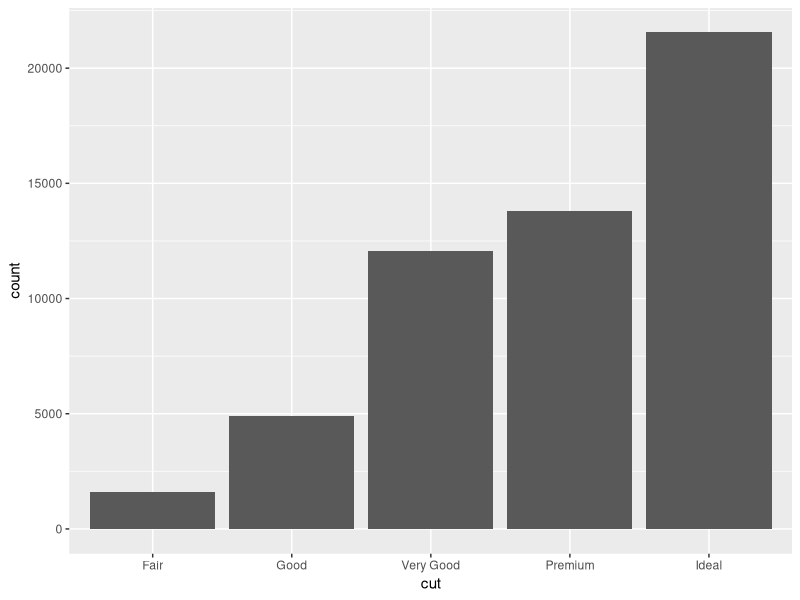
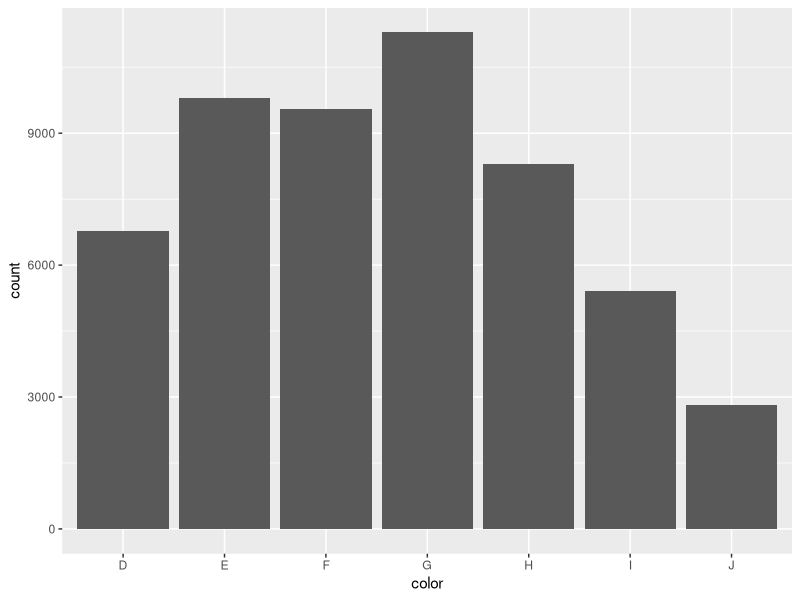
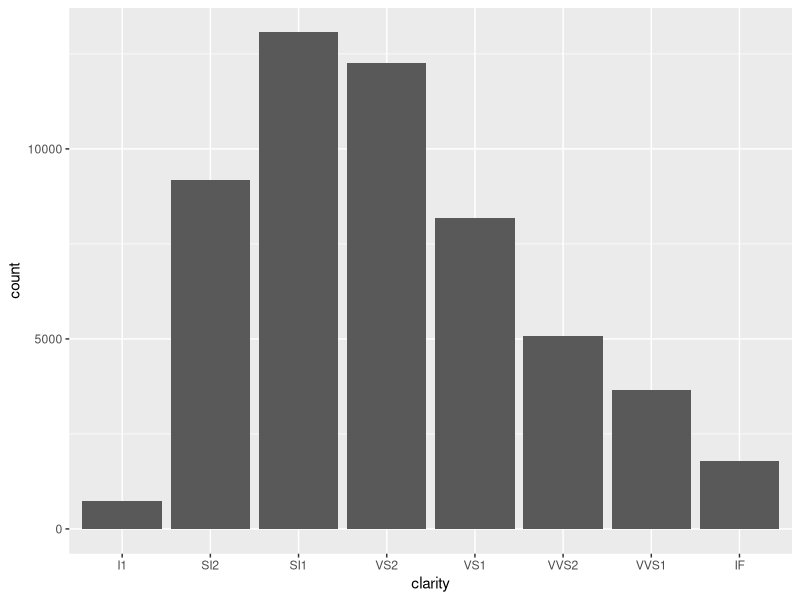

Source code (R) for these figures, in order: (Note: this script raises an error after producing the figures.)
#Nathan Mahler INFO 4130
#This EDA in general follows Def 3 where the goal of EDA is to facilitate a general
#understanding of the data. While Defs 1&2 presence are definitely felt I felt that Def 3 was the more overiding motivation here. 
#load needed packages and data
library(tidyverse)
#basic summary of data
summary(diamonds)
#see structure of data
str(diamonds)
#simple bar chart w/ cut
ggplot(data = diamonds) + 
  geom_bar(mapping=aes(x=cut))
#simple bar chart w/ color
ggplot(data = diamonds) + 
  geom_bar(mapping=aes(x=color))
#simple bar chart w/ clarity
ggplot(data = diamonds) + 
  geom_bar(mapping=aes(x=clarity))
# the distribution with clarity looks skewed. The data is definitely right-tailed.
#I1 data looks different, I will try to dive deeper into that area. 
#verify this with actual numbers
diamonds %>% count(clarity)
#First, I need to learn a little bit about diamond clarity.
# this site from the american gem society https://www.americangemsociety.org/page/clarityscale was useful.
#assign to an object
numberOfDiamondsPerClarityGroup <- diamonds %>% count(clarity)
numberOfDiamondsPerClarityGroup
#Isolate I1
I1NumberOfDiamondsPerClarityGroup <- numberOfDiamondsPerCarityGroup[1,]
#isolate and store info as data frame
dfnumberOfDiamondsPerClarityGroup <- as.data.frame(numberOfDiamondsPerClarityGroup[1,])
#Validate
dfnumberOfDiamondsPerClarityGroup
#The above lines of code, while not necessarily a part of my EDA were a good learning exercise.
#lines 14&15 showed the most interesting trend in my opinion (it was the trend about clarity).
#The below lines of code showed a different type of graph I had not used before so I wanted to run it.
smaller <- diamonds %>% 
  filter(carat < 3)
ggplot(data = smaller, mapping = aes(x = carat)) +
  geom_histogram(binwidth = 0.1)
ggplot(data = smaller, mapping = aes(x = carat, colour = cut)) +
  geom_freqpoly(binwidth = 0.1)
# The below code will allow us to see outliers in graphical from
ggplot(diamonds) + 
  geom_histogram(mapping = aes(x = y), binwidth = 0.5) +
  coord_cartesian(ylim = c(0, 50))
#The below code will allow us to view the individual outlier data points
unusual <- diamonds %>% 
  filter(y < 3 | y > 20) %>% 
  select(price, x, y, z) %>%
  arrange(y)
unusual
#rows 8&9 are unusual. Why?
#The below code will allow me to change the outliers with missing values since I can't explain them
diamonds2 <- diamonds %>% 
  mutate(y=ifelse(y<3 | y >20, NA,y))
#plot the diamonds2 dataset, that has taken out the outliers
ggplot(data = diamonds2, mapping = aes(x = x, y = y)) + 
  geom_point()
#It took me a second to realize what I was looking at, as my first thought was "Why is there still that outlier at zero?"
#then I realized I filter on y not on x:)

